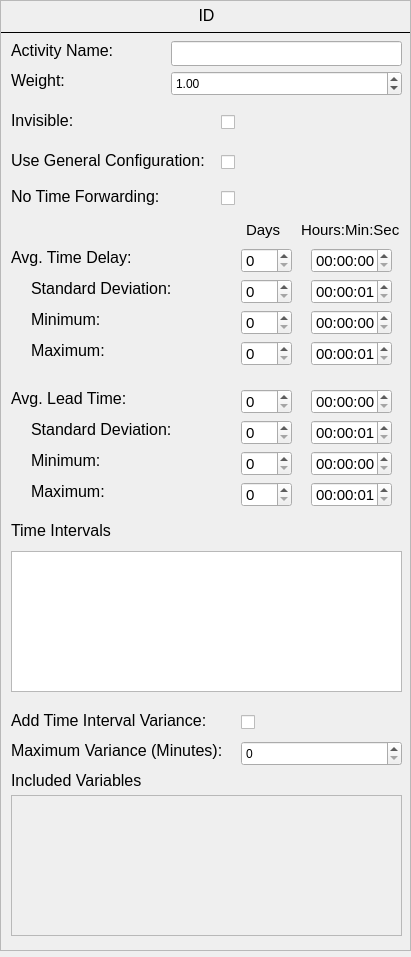
<?xml version="1.0" encoding="UTF-8"?>
<ui version="4.0">
 <class>Form</class>
 <widget class="QWidget" name="Form">
  <property name="geometry">
   <rect>
    <x>0</x>
    <y>0</y>
    <width>411</width>
    <height>957</height>
   </rect>
  </property>
  <property name="windowTitle">
   <string>Form</string>
  </property>
  <widget class="QScrollArea" name="vaiable_input_string">
   <property name="geometry">
    <rect>
     <x>0</x>
     <y>0</y>
     <width>411</width>
     <height>951</height>
    </rect>
   </property>
   <property name="frameShadow">
    <enum>QFrame::Sunken</enum>
   </property>
   <property name="verticalScrollBarPolicy">
    <enum>Qt::ScrollBarAlwaysOff</enum>
   </property>
   <property name="horizontalScrollBarPolicy">
    <enum>Qt::ScrollBarAlwaysOff</enum>
   </property>
   <property name="widgetResizable">
    <bool>true</bool>
   </property>
   <widget class="QWidget" name="scrollAreaWidgetContents_7">
    <property name="geometry">
     <rect>
      <x>0</x>
      <y>0</y>
      <width>409</width>
      <height>949</height>
     </rect>
    </property>
    <widget class="QWidget" name="variable_input" native="true">
     <property name="geometry">
      <rect>
       <x>10</x>
       <y>40</y>
       <width>401</width>
       <height>27</height>
      </rect>
     </property>
     <property name="toolTip">
      <string>&lt;html&gt;&lt;head/&gt;&lt;body&gt;&lt;p&gt;The name that will be displayed in the event created in the event log if this transition is fired.&lt;/p&gt;&lt;/body&gt;&lt;/html&gt;</string>
     </property>
     <property name="whatsThis">
      <string>&lt;html&gt;&lt;head/&gt;&lt;body&gt;&lt;p&gt;Dies ist ein Test&lt;/p&gt;&lt;p&gt;&lt;br/&gt;&lt;/p&gt;&lt;/body&gt;&lt;/html&gt;</string>
     </property>
     <widget class="QLabel" name="initial_value_label">
      <property name="geometry">
       <rect>
        <x>0</x>
        <y>0</y>
        <width>111</width>
        <height>21</height>
       </rect>
      </property>
      <property name="font">
       <font>
        <pointsize>12</pointsize>
       </font>
      </property>
      <property name="text">
       <string>Activity Name:</string>
      </property>
      <property name="alignment">
       <set>Qt::AlignLeading|Qt::AlignLeft|Qt::AlignTop</set>
      </property>
     </widget>
     <widget class="QLineEdit" name="activity_name_input">
      <property name="geometry">
       <rect>
        <x>160</x>
        <y>0</y>
        <width>231</width>
        <height>25</height>
       </rect>
      </property>
     </widget>
    </widget>
    <widget class="QLabel" name="header_label">
     <property name="geometry">
      <rect>
       <x>10</x>
       <y>5</y>
       <width>391</width>
       <height>21</height>
      </rect>
     </property>
     <property name="font">
      <font>
       <pointsize>12</pointsize>
      </font>
     </property>
     <property name="toolTip">
      <string>&lt;html&gt;&lt;head/&gt;&lt;body&gt;&lt;p&gt;The Id and the name of the transition.&lt;/p&gt;&lt;/body&gt;&lt;/html&gt;</string>
     </property>
     <property name="text">
      <string>ID</string>
     </property>
     <property name="alignment">
      <set>Qt::AlignHCenter|Qt::AlignTop</set>
     </property>
    </widget>
    <widget class="Line" name="line_17">
     <property name="geometry">
      <rect>
       <x>0</x>
       <y>30</y>
       <width>411</width>
       <height>3</height>
      </rect>
     </property>
     <property name="frameShadow">
      <enum>QFrame::Plain</enum>
     </property>
     <property name="orientation">
      <enum>Qt::Horizontal</enum>
     </property>
    </widget>
    <widget class="QWidget" name="variable_input_4" native="true">
     <property name="geometry">
      <rect>
       <x>10</x>
       <y>70</y>
       <width>401</width>
       <height>27</height>
      </rect>
     </property>
     <property name="toolTip">
      <string>&lt;html&gt;&lt;head/&gt;&lt;body&gt;&lt;p&gt;This setting influences the random choice of a transition if multiple transitions are enabled. This value can be any positive real number. For example, if transition A has a weight of 5 and transition B has a weight of 1, transition A is 5 times more likely to be chosen.&lt;/p&gt;&lt;/body&gt;&lt;/html&gt;</string>
     </property>
     <property name="whatsThis">
      <string>&lt;html&gt;&lt;head/&gt;&lt;body&gt;&lt;p&gt;Dies ist ein Test&lt;/p&gt;&lt;p&gt;&lt;br/&gt;&lt;/p&gt;&lt;/body&gt;&lt;/html&gt;</string>
     </property>
     <widget class="QLabel" name="initial_value_label_3">
      <property name="geometry">
       <rect>
        <x>0</x>
        <y>0</y>
        <width>121</width>
        <height>21</height>
       </rect>
      </property>
      <property name="font">
       <font>
        <pointsize>12</pointsize>
       </font>
      </property>
      <property name="text">
       <string>Weight:</string>
      </property>
      <property name="alignment">
       <set>Qt::AlignLeading|Qt::AlignLeft|Qt::AlignTop</set>
      </property>
     </widget>
     <widget class="QDoubleSpinBox" name="weight_input">
      <property name="geometry">
       <rect>
        <x>160</x>
        <y>0</y>
        <width>231</width>
        <height>25</height>
       </rect>
      </property>
      <property name="maximum">
       <double>1000.000000000000000</double>
      </property>
      <property name="value">
       <double>1.000000000000000</double>
      </property>
     </widget>
    </widget>
    <widget class="QWidget" name="variable_input_7" native="true">
     <property name="geometry">
      <rect>
       <x>10</x>
       <y>186</y>
       <width>401</width>
       <height>21</height>
      </rect>
     </property>
     <property name="toolTip">
      <string>&lt;html&gt;&lt;head/&gt;&lt;body&gt;&lt;p&gt;If this setting is checked the transition will have no delay and no lead time.&lt;/p&gt;&lt;/body&gt;&lt;/html&gt;</string>
     </property>
     <property name="whatsThis">
      <string>&lt;html&gt;&lt;head/&gt;&lt;body&gt;&lt;p&gt;Dies ist ein Test&lt;/p&gt;&lt;p&gt;&lt;br/&gt;&lt;/p&gt;&lt;/body&gt;&lt;/html&gt;</string>
     </property>
     <widget class="QLabel" name="initial_value_label_6">
      <property name="geometry">
       <rect>
        <x>0</x>
        <y>0</y>
        <width>231</width>
        <height>21</height>
       </rect>
      </property>
      <property name="font">
       <font>
        <pointsize>12</pointsize>
       </font>
      </property>
      <property name="text">
       <string>No Time Forwarding:</string>
      </property>
      <property name="alignment">
       <set>Qt::AlignLeading|Qt::AlignLeft|Qt::AlignTop</set>
      </property>
     </widget>
     <widget class="QCheckBox" name="no_time_forwarding_input">
      <property name="geometry">
       <rect>
        <x>210</x>
        <y>0</y>
        <width>82</width>
        <height>23</height>
       </rect>
      </property>
      <property name="text">
       <string/>
      </property>
     </widget>
    </widget>
    <widget class="QWidget" name="variable_input_8" native="true">
     <property name="geometry">
      <rect>
       <x>10</x>
       <y>140</y>
       <width>401</width>
       <height>31</height>
      </rect>
     </property>
     <property name="toolTip">
      <string>&lt;html&gt;&lt;head/&gt;&lt;body&gt;&lt;p&gt;If this setting is checked the general settings displayed in the top of the &amp;quot;Transition Configuration&amp;quot; area will be used instead of the individual settings below.&lt;/p&gt;&lt;/body&gt;&lt;/html&gt;</string>
     </property>
     <property name="whatsThis">
      <string>&lt;html&gt;&lt;head/&gt;&lt;body&gt;&lt;p&gt;Dies ist ein Test&lt;/p&gt;&lt;p&gt;&lt;br/&gt;&lt;/p&gt;&lt;/body&gt;&lt;/html&gt;</string>
     </property>
     <widget class="QLabel" name="initial_value_label_5">
      <property name="geometry">
       <rect>
        <x>0</x>
        <y>10</y>
        <width>231</width>
        <height>21</height>
       </rect>
      </property>
      <property name="font">
       <font>
        <pointsize>12</pointsize>
       </font>
      </property>
      <property name="text">
       <string>Use General Configuration:</string>
      </property>
      <property name="alignment">
       <set>Qt::AlignLeading|Qt::AlignLeft|Qt::AlignTop</set>
      </property>
     </widget>
     <widget class="QCheckBox" name="general_config_input">
      <property name="geometry">
       <rect>
        <x>210</x>
        <y>10</y>
        <width>82</width>
        <height>23</height>
       </rect>
      </property>
      <property name="text">
       <string/>
      </property>
     </widget>
    </widget>
    <widget class="QWidget" name="time_delay_maximum" native="true">
     <property name="geometry">
      <rect>
       <x>10</x>
       <y>340</y>
       <width>391</width>
       <height>25</height>
      </rect>
     </property>
     <property name="toolTip">
      <string>&lt;html&gt;&lt;head/&gt;&lt;body&gt;&lt;p&gt;These settings influence the amount of time that passes before this transition is fired after the previous transition finished.&lt;/p&gt;&lt;/body&gt;&lt;/html&gt;</string>
     </property>
     <widget class="QLabel" name="output_dir_label_19">
      <property name="geometry">
       <rect>
        <x>20</x>
        <y>0</y>
        <width>191</width>
        <height>21</height>
       </rect>
      </property>
      <property name="font">
       <font>
        <pointsize>12</pointsize>
       </font>
      </property>
      <property name="text">
       <string>Maximum:</string>
      </property>
      <property name="alignment">
       <set>Qt::AlignLeading|Qt::AlignLeft|Qt::AlignTop</set>
      </property>
     </widget>
     <widget class="QTimeEdit" name="time_delay_maximum_time_input">
      <property name="geometry">
       <rect>
        <x>300</x>
        <y>0</y>
        <width>81</width>
        <height>25</height>
       </rect>
      </property>
      <property name="font">
       <font>
        <pointsize>11</pointsize>
       </font>
      </property>
      <property name="minimumTime">
       <time>
        <hour>0</hour>
        <minute>0</minute>
        <second>1</second>
       </time>
      </property>
      <property name="displayFormat">
       <string>HH:mm:ss</string>
      </property>
      <property name="time">
       <time>
        <hour>0</hour>
        <minute>0</minute>
        <second>1</second>
       </time>
      </property>
     </widget>
     <widget class="QSpinBox" name="time_delay_maximum_days_input">
      <property name="geometry">
       <rect>
        <x>230</x>
        <y>0</y>
        <width>51</width>
        <height>25</height>
       </rect>
      </property>
      <property name="font">
       <font>
        <pointsize>11</pointsize>
       </font>
      </property>
      <property name="minimum">
       <number>0</number>
      </property>
      <property name="maximum">
       <number>10000</number>
      </property>
      <property name="value">
       <number>0</number>
      </property>
     </widget>
    </widget>
    <widget class="QLabel" name="output_dir_label_22">
     <property name="geometry">
      <rect>
       <x>300</x>
       <y>220</y>
       <width>101</width>
       <height>23</height>
      </rect>
     </property>
     <property name="font">
      <font>
       <pointsize>11</pointsize>
      </font>
     </property>
     <property name="text">
      <string>Hours:Min:Sec</string>
     </property>
     <property name="alignment">
      <set>Qt::AlignLeading|Qt::AlignLeft|Qt::AlignTop</set>
     </property>
    </widget>
    <widget class="QWidget" name="avg_trans_delay" native="true">
     <property name="geometry">
      <rect>
       <x>10</x>
       <y>247</y>
       <width>391</width>
       <height>25</height>
      </rect>
     </property>
     <property name="toolTip">
      <string>&lt;html&gt;&lt;head/&gt;&lt;body&gt;&lt;p&gt;These settings influence the amount of time that passes before this transition is fired after the previous transition finished.&lt;/p&gt;&lt;/body&gt;&lt;/html&gt;</string>
     </property>
     <widget class="QLabel" name="output_dir_label_16">
      <property name="geometry">
       <rect>
        <x>0</x>
        <y>0</y>
        <width>191</width>
        <height>21</height>
       </rect>
      </property>
      <property name="font">
       <font>
        <pointsize>12</pointsize>
       </font>
      </property>
      <property name="text">
       <string>Avg. Time Delay:</string>
      </property>
      <property name="alignment">
       <set>Qt::AlignLeading|Qt::AlignLeft|Qt::AlignTop</set>
      </property>
     </widget>
     <widget class="QTimeEdit" name="avg_trans_delay_time_input">
      <property name="geometry">
       <rect>
        <x>300</x>
        <y>0</y>
        <width>81</width>
        <height>25</height>
       </rect>
      </property>
      <property name="font">
       <font>
        <pointsize>11</pointsize>
       </font>
      </property>
      <property name="minimumTime">
       <time>
        <hour>0</hour>
        <minute>0</minute>
        <second>0</second>
       </time>
      </property>
      <property name="displayFormat">
       <string>HH:mm:ss</string>
      </property>
      <property name="time">
       <time>
        <hour>0</hour>
        <minute>0</minute>
        <second>0</second>
       </time>
      </property>
     </widget>
     <widget class="QSpinBox" name="avg_trans_delay_days_input">
      <property name="geometry">
       <rect>
        <x>230</x>
        <y>0</y>
        <width>51</width>
        <height>25</height>
       </rect>
      </property>
      <property name="font">
       <font>
        <pointsize>11</pointsize>
       </font>
      </property>
      <property name="minimum">
       <number>0</number>
      </property>
      <property name="maximum">
       <number>10000</number>
      </property>
      <property name="value">
       <number>0</number>
      </property>
     </widget>
    </widget>
    <widget class="QLabel" name="output_dir_label_17">
     <property name="geometry">
      <rect>
       <x>245</x>
       <y>220</y>
       <width>41</width>
       <height>23</height>
      </rect>
     </property>
     <property name="font">
      <font>
       <pointsize>11</pointsize>
      </font>
     </property>
     <property name="text">
      <string>Days</string>
     </property>
     <property name="alignment">
      <set>Qt::AlignLeading|Qt::AlignLeft|Qt::AlignTop</set>
     </property>
    </widget>
    <widget class="QWidget" name="time_delay_minimum" native="true">
     <property name="geometry">
      <rect>
       <x>10</x>
       <y>309</y>
       <width>391</width>
       <height>25</height>
      </rect>
     </property>
     <property name="toolTip">
      <string>&lt;html&gt;&lt;head/&gt;&lt;body&gt;&lt;p&gt;These settings influence the amount of time that passes before this transition is fired after the previous transition finished.&lt;/p&gt;&lt;/body&gt;&lt;/html&gt;</string>
     </property>
     <widget class="QLabel" name="output_dir_label_20">
      <property name="geometry">
       <rect>
        <x>20</x>
        <y>0</y>
        <width>191</width>
        <height>21</height>
       </rect>
      </property>
      <property name="font">
       <font>
        <pointsize>12</pointsize>
       </font>
      </property>
      <property name="text">
       <string>Minimum:</string>
      </property>
      <property name="alignment">
       <set>Qt::AlignLeading|Qt::AlignLeft|Qt::AlignTop</set>
      </property>
     </widget>
     <widget class="QSpinBox" name="time_delay_minimum_days_input">
      <property name="geometry">
       <rect>
        <x>230</x>
        <y>0</y>
        <width>51</width>
        <height>25</height>
       </rect>
      </property>
      <property name="font">
       <font>
        <pointsize>11</pointsize>
       </font>
      </property>
      <property name="minimum">
       <number>0</number>
      </property>
      <property name="maximum">
       <number>10000</number>
      </property>
      <property name="value">
       <number>0</number>
      </property>
     </widget>
     <widget class="QTimeEdit" name="time_delay_minimum_time_input">
      <property name="geometry">
       <rect>
        <x>300</x>
        <y>0</y>
        <width>81</width>
        <height>25</height>
       </rect>
      </property>
      <property name="font">
       <font>
        <pointsize>11</pointsize>
       </font>
      </property>
      <property name="displayFormat">
       <string>HH:mm:ss</string>
      </property>
     </widget>
    </widget>
    <widget class="QWidget" name="time_delay_sd" native="true">
     <property name="geometry">
      <rect>
       <x>10</x>
       <y>278</y>
       <width>391</width>
       <height>25</height>
      </rect>
     </property>
     <property name="toolTip">
      <string>&lt;html&gt;&lt;head/&gt;&lt;body&gt;&lt;p&gt;These settings influence the amount of time that passes before this transition is fired after the previous transition finished.&lt;/p&gt;&lt;/body&gt;&lt;/html&gt;</string>
     </property>
     <widget class="QLabel" name="output_dir_label_18">
      <property name="geometry">
       <rect>
        <x>20</x>
        <y>0</y>
        <width>201</width>
        <height>21</height>
       </rect>
      </property>
      <property name="font">
       <font>
        <pointsize>12</pointsize>
       </font>
      </property>
      <property name="text">
       <string>Standard Deviation:</string>
      </property>
      <property name="alignment">
       <set>Qt::AlignLeading|Qt::AlignLeft|Qt::AlignTop</set>
      </property>
     </widget>
     <widget class="QSpinBox" name="time_delay_sd_days_input">
      <property name="geometry">
       <rect>
        <x>230</x>
        <y>0</y>
        <width>51</width>
        <height>25</height>
       </rect>
      </property>
      <property name="font">
       <font>
        <pointsize>11</pointsize>
       </font>
      </property>
      <property name="minimum">
       <number>0</number>
      </property>
      <property name="maximum">
       <number>10000</number>
      </property>
      <property name="value">
       <number>0</number>
      </property>
     </widget>
     <widget class="QTimeEdit" name="time_delay_sd_time_input">
      <property name="geometry">
       <rect>
        <x>300</x>
        <y>0</y>
        <width>81</width>
        <height>25</height>
       </rect>
      </property>
      <property name="font">
       <font>
        <pointsize>11</pointsize>
       </font>
      </property>
      <property name="minimumTime">
       <time>
        <hour>0</hour>
        <minute>0</minute>
        <second>1</second>
       </time>
      </property>
      <property name="displayFormat">
       <string>HH:mm:ss</string>
      </property>
      <property name="time">
       <time>
        <hour>0</hour>
        <minute>0</minute>
        <second>1</second>
       </time>
      </property>
     </widget>
    </widget>
    <widget class="QWidget" name="time_delay_sd_2" native="true">
     <property name="geometry">
      <rect>
       <x>10</x>
       <y>419</y>
       <width>391</width>
       <height>25</height>
      </rect>
     </property>
     <property name="toolTip">
      <string>&lt;html&gt;&lt;head/&gt;&lt;body&gt;&lt;p&gt;These settings influence the amount of time that is needed for the completion of the transition.&lt;/p&gt;&lt;/body&gt;&lt;/html&gt;</string>
     </property>
     <widget class="QLabel" name="output_dir_label_27">
      <property name="geometry">
       <rect>
        <x>20</x>
        <y>0</y>
        <width>141</width>
        <height>21</height>
       </rect>
      </property>
      <property name="font">
       <font>
        <pointsize>12</pointsize>
       </font>
      </property>
      <property name="text">
       <string>Standard Deviation:</string>
      </property>
      <property name="alignment">
       <set>Qt::AlignLeading|Qt::AlignLeft|Qt::AlignTop</set>
      </property>
     </widget>
     <widget class="QSpinBox" name="time_lead_sd_days_input">
      <property name="geometry">
       <rect>
        <x>230</x>
        <y>0</y>
        <width>51</width>
        <height>25</height>
       </rect>
      </property>
      <property name="font">
       <font>
        <pointsize>11</pointsize>
       </font>
      </property>
      <property name="minimum">
       <number>0</number>
      </property>
      <property name="maximum">
       <number>10000</number>
      </property>
      <property name="value">
       <number>0</number>
      </property>
     </widget>
     <widget class="QTimeEdit" name="time_lead_sd_time_input">
      <property name="geometry">
       <rect>
        <x>300</x>
        <y>0</y>
        <width>81</width>
        <height>25</height>
       </rect>
      </property>
      <property name="font">
       <font>
        <pointsize>11</pointsize>
       </font>
      </property>
      <property name="minimumTime">
       <time>
        <hour>0</hour>
        <minute>0</minute>
        <second>1</second>
       </time>
      </property>
      <property name="displayFormat">
       <string>HH:mm:ss</string>
      </property>
      <property name="time">
       <time>
        <hour>0</hour>
        <minute>0</minute>
        <second>1</second>
       </time>
      </property>
     </widget>
    </widget>
    <widget class="QWidget" name="time_delay_maximum_2" native="true">
     <property name="geometry">
      <rect>
       <x>10</x>
       <y>481</y>
       <width>391</width>
       <height>25</height>
      </rect>
     </property>
     <property name="toolTip">
      <string>&lt;html&gt;&lt;head/&gt;&lt;body&gt;&lt;p&gt;These settings influence the amount of time that is needed for the completion of the transition.&lt;/p&gt;&lt;/body&gt;&lt;/html&gt;</string>
     </property>
     <widget class="QLabel" name="output_dir_label_28">
      <property name="geometry">
       <rect>
        <x>20</x>
        <y>0</y>
        <width>191</width>
        <height>21</height>
       </rect>
      </property>
      <property name="font">
       <font>
        <pointsize>12</pointsize>
       </font>
      </property>
      <property name="text">
       <string>Maximum:</string>
      </property>
      <property name="alignment">
       <set>Qt::AlignLeading|Qt::AlignLeft|Qt::AlignTop</set>
      </property>
     </widget>
     <widget class="QTimeEdit" name="time_lead_maximum_time_input">
      <property name="geometry">
       <rect>
        <x>300</x>
        <y>0</y>
        <width>81</width>
        <height>25</height>
       </rect>
      </property>
      <property name="font">
       <font>
        <pointsize>11</pointsize>
       </font>
      </property>
      <property name="minimumTime">
       <time>
        <hour>0</hour>
        <minute>0</minute>
        <second>1</second>
       </time>
      </property>
      <property name="displayFormat">
       <string>HH:mm:ss</string>
      </property>
      <property name="time">
       <time>
        <hour>0</hour>
        <minute>0</minute>
        <second>1</second>
       </time>
      </property>
     </widget>
     <widget class="QSpinBox" name="time_lead_maximum_days_input">
      <property name="geometry">
       <rect>
        <x>230</x>
        <y>0</y>
        <width>51</width>
        <height>25</height>
       </rect>
      </property>
      <property name="font">
       <font>
        <pointsize>11</pointsize>
       </font>
      </property>
      <property name="minimum">
       <number>0</number>
      </property>
      <property name="maximum">
       <number>10000</number>
      </property>
      <property name="value">
       <number>0</number>
      </property>
     </widget>
    </widget>
    <widget class="QWidget" name="time_delay_minimum_2" native="true">
     <property name="geometry">
      <rect>
       <x>10</x>
       <y>450</y>
       <width>391</width>
       <height>25</height>
      </rect>
     </property>
     <property name="toolTip">
      <string>&lt;html&gt;&lt;head/&gt;&lt;body&gt;&lt;p&gt;These settings influence the amount of time that is needed for the completion of the transition.&lt;/p&gt;&lt;/body&gt;&lt;/html&gt;</string>
     </property>
     <widget class="QLabel" name="output_dir_label_29">
      <property name="geometry">
       <rect>
        <x>20</x>
        <y>0</y>
        <width>191</width>
        <height>21</height>
       </rect>
      </property>
      <property name="font">
       <font>
        <pointsize>12</pointsize>
       </font>
      </property>
      <property name="text">
       <string>Minimum:</string>
      </property>
      <property name="alignment">
       <set>Qt::AlignLeading|Qt::AlignLeft|Qt::AlignTop</set>
      </property>
     </widget>
     <widget class="QSpinBox" name="time_lead_minimum_days_input">
      <property name="geometry">
       <rect>
        <x>230</x>
        <y>0</y>
        <width>51</width>
        <height>25</height>
       </rect>
      </property>
      <property name="font">
       <font>
        <pointsize>11</pointsize>
       </font>
      </property>
      <property name="minimum">
       <number>0</number>
      </property>
      <property name="maximum">
       <number>10000</number>
      </property>
      <property name="value">
       <number>0</number>
      </property>
     </widget>
     <widget class="QTimeEdit" name="time_lead_minimum_time_input">
      <property name="geometry">
       <rect>
        <x>300</x>
        <y>0</y>
        <width>81</width>
        <height>25</height>
       </rect>
      </property>
      <property name="font">
       <font>
        <pointsize>11</pointsize>
       </font>
      </property>
      <property name="displayFormat">
       <string>HH:mm:ss</string>
      </property>
     </widget>
    </widget>
    <widget class="QWidget" name="avg_trans_delay_2" native="true">
     <property name="geometry">
      <rect>
       <x>10</x>
       <y>388</y>
       <width>391</width>
       <height>25</height>
      </rect>
     </property>
     <property name="toolTip">
      <string>&lt;html&gt;&lt;head/&gt;&lt;body&gt;&lt;p&gt;These settings influence the amount of time that is needed for the completion of the transition.&lt;/p&gt;&lt;/body&gt;&lt;/html&gt;</string>
     </property>
     <widget class="QLabel" name="output_dir_label_30">
      <property name="geometry">
       <rect>
        <x>0</x>
        <y>0</y>
        <width>191</width>
        <height>21</height>
       </rect>
      </property>
      <property name="font">
       <font>
        <pointsize>12</pointsize>
       </font>
      </property>
      <property name="text">
       <string>Avg. Lead Time:</string>
      </property>
      <property name="alignment">
       <set>Qt::AlignLeading|Qt::AlignLeft|Qt::AlignTop</set>
      </property>
     </widget>
     <widget class="QTimeEdit" name="avg_trans_lead_time_input">
      <property name="geometry">
       <rect>
        <x>300</x>
        <y>0</y>
        <width>81</width>
        <height>25</height>
       </rect>
      </property>
      <property name="font">
       <font>
        <pointsize>11</pointsize>
       </font>
      </property>
      <property name="minimumTime">
       <time>
        <hour>0</hour>
        <minute>0</minute>
        <second>0</second>
       </time>
      </property>
      <property name="displayFormat">
       <string>HH:mm:ss</string>
      </property>
      <property name="time">
       <time>
        <hour>0</hour>
        <minute>0</minute>
        <second>0</second>
       </time>
      </property>
     </widget>
     <widget class="QSpinBox" name="avg_trans_lead_days_input">
      <property name="geometry">
       <rect>
        <x>230</x>
        <y>0</y>
        <width>51</width>
        <height>25</height>
       </rect>
      </property>
      <property name="font">
       <font>
        <pointsize>11</pointsize>
       </font>
      </property>
      <property name="minimum">
       <number>0</number>
      </property>
      <property name="maximum">
       <number>10000</number>
      </property>
      <property name="value">
       <number>0</number>
      </property>
     </widget>
    </widget>
    <widget class="QLabel" name="initial_value_label_4">
     <property name="geometry">
      <rect>
       <x>10</x>
       <y>110</y>
       <width>201</width>
       <height>21</height>
      </rect>
     </property>
     <property name="font">
      <font>
       <pointsize>12</pointsize>
      </font>
     </property>
     <property name="toolTip">
      <string>&lt;html&gt;&lt;head/&gt;&lt;body&gt;&lt;p&gt;This setting allows to set a transition to be invisible. Invisible transitions are do not appear in the event log but do influence the control flow of the model.&lt;/p&gt;&lt;/body&gt;&lt;/html&gt;</string>
     </property>
     <property name="text">
      <string>Invisible:</string>
     </property>
     <property name="alignment">
      <set>Qt::AlignLeading|Qt::AlignLeft|Qt::AlignTop</set>
     </property>
    </widget>
    <widget class="QCheckBox" name="invisible_input">
     <property name="geometry">
      <rect>
       <x>220</x>
       <y>110</y>
       <width>181</width>
       <height>23</height>
      </rect>
     </property>
     <property name="toolTip">
      <string>&lt;html&gt;&lt;head/&gt;&lt;body&gt;&lt;p&gt;This setting allows to set a transition to be invisible. Invisible transitions are do not appear in the event log but do influence the control flow of the model.&lt;/p&gt;&lt;/body&gt;&lt;/html&gt;</string>
     </property>
     <property name="text">
      <string/>
     </property>
    </widget>
    <widget class="QScrollArea" name="scrollArea">
     <property name="geometry">
      <rect>
       <x>10</x>
       <y>794</y>
       <width>391</width>
       <height>141</height>
      </rect>
     </property>
     <property name="toolTip">
      <string>&lt;html&gt;&lt;head/&gt;&lt;body&gt;&lt;p&gt;This area allows you to define which variables are included in the event that is created if this transition is fired. A variable is included in the event if it has a value, is not a trace variable, and the checkbox next to the variable is checked.&lt;/p&gt;&lt;/body&gt;&lt;/html&gt;</string>
     </property>
     <property name="widgetResizable">
      <bool>true</bool>
     </property>
     <widget class="QWidget" name="scroll_area_contents">
      <property name="geometry">
       <rect>
        <x>0</x>
        <y>0</y>
        <width>389</width>
        <height>139</height>
       </rect>
      </property>
     </widget>
    </widget>
    <widget class="QLabel" name="output_dir_label_31">
     <property name="geometry">
      <rect>
       <x>10</x>
       <y>770</y>
       <width>381</width>
       <height>21</height>
      </rect>
     </property>
     <property name="font">
      <font>
       <pointsize>12</pointsize>
      </font>
     </property>
     <property name="toolTip">
      <string>&lt;html&gt;&lt;head/&gt;&lt;body&gt;&lt;p&gt;This area allows you to define which variables are included in the event that is created if this transition is fired. A variable is included in the event if it has a value, is not a trace variable, and the checkbox next to the variable is checked.&lt;/p&gt;&lt;/body&gt;&lt;/html&gt;</string>
     </property>
     <property name="text">
      <string>Included Variables</string>
     </property>
     <property name="alignment">
      <set>Qt::AlignLeading|Qt::AlignLeft|Qt::AlignTop</set>
     </property>
    </widget>
    <widget class="QPlainTextEdit" name="time_intervals_input">
     <property name="geometry">
      <rect>
       <x>10</x>
       <y>550</y>
       <width>391</width>
       <height>141</height>
      </rect>
     </property>
     <property name="toolTip">
      <string>&lt;html&gt;&lt;head/&gt;&lt;body&gt;&lt;p&gt;This input allows you to restrict when the activity can be performed. Therefore, a list of time intervals can be provided. If not Intervals are provided, no restrictions aply. The following syntax has to be used:&lt;/p&gt;&lt;p align=&quot;center&quot;&gt;Mon,Tue,Wed,Thu,Fri,Sat,Sun | 07:00:00-12:00:00;&lt;/p&gt;&lt;p align=&quot;center&quot;&gt;Mon,Tue,Wed,Thu,Fri | 14:00:00-18:00:00;&lt;/p&gt;&lt;p align=&quot;center&quot;&gt;.....&lt;/p&gt;&lt;/body&gt;&lt;/html&gt;</string>
     </property>
    </widget>
    <widget class="QLabel" name="output_dir_label_32">
     <property name="geometry">
      <rect>
       <x>10</x>
       <y>520</y>
       <width>381</width>
       <height>21</height>
      </rect>
     </property>
     <property name="font">
      <font>
       <pointsize>12</pointsize>
      </font>
     </property>
     <property name="toolTip">
      <string>&lt;html&gt;&lt;head/&gt;&lt;body&gt;&lt;p&gt;This input allows you to restrict when the activity can be performed. Therefore, a list of time intervals can be provided. If not Intervals are provided, no restrictions aply. The following syntax has to be used:&lt;/p&gt;&lt;p align=&quot;center&quot;&gt;Mon,Tue,Wed,Thu,Fri,Sat,Sun | 07:00:00-12:00:00;&lt;/p&gt;&lt;p align=&quot;center&quot;&gt;Mon,Tue,Wed,Thu,Fri | 14:00:00-18:00:00;&lt;/p&gt;&lt;p align=&quot;center&quot;&gt;.....&lt;/p&gt;&lt;/body&gt;&lt;/html&gt;</string>
     </property>
     <property name="text">
      <string>Time Intervals</string>
     </property>
     <property name="alignment">
      <set>Qt::AlignLeading|Qt::AlignLeft|Qt::AlignTop</set>
     </property>
    </widget>
    <widget class="QCheckBox" name="variance_input">
     <property name="geometry">
      <rect>
       <x>240</x>
       <y>710</y>
       <width>161</width>
       <height>23</height>
      </rect>
     </property>
     <property name="toolTip">
      <string>&lt;html&gt;&lt;head/&gt;&lt;body&gt;&lt;p&gt;This input allows you to add variance to the timestamp of an activity if the activity is at the beginning of a time interval. If this setting is not usesd all timestamps that are originally outside of the time intervals will be at the beginning of the next valid interval. &lt;/p&gt;&lt;/body&gt;&lt;/html&gt;</string>
     </property>
     <property name="text">
      <string/>
     </property>
    </widget>
    <widget class="QLabel" name="initial_value_label_7">
     <property name="geometry">
      <rect>
       <x>10</x>
       <y>710</y>
       <width>221</width>
       <height>21</height>
      </rect>
     </property>
     <property name="font">
      <font>
       <pointsize>12</pointsize>
      </font>
     </property>
     <property name="toolTip">
      <string>&lt;html&gt;&lt;head/&gt;&lt;body&gt;&lt;p&gt;This input allows you to add variance to the timestamp of an activity if the activity is at the beginning of a time interval. If this setting is not usesd all timestamps that are originally outside of the time intervals will be at the beginning of the next valid interval. &lt;/p&gt;&lt;/body&gt;&lt;/html&gt;</string>
     </property>
     <property name="text">
      <string>Add Time Interval Variance:</string>
     </property>
     <property name="alignment">
      <set>Qt::AlignLeading|Qt::AlignLeft|Qt::AlignTop</set>
     </property>
    </widget>
    <widget class="QLabel" name="initial_value_label_8">
     <property name="geometry">
      <rect>
       <x>10</x>
       <y>740</y>
       <width>221</width>
       <height>21</height>
      </rect>
     </property>
     <property name="font">
      <font>
       <pointsize>12</pointsize>
      </font>
     </property>
     <property name="toolTip">
      <string>&lt;html&gt;&lt;head/&gt;&lt;body&gt;&lt;p&gt;This input allows you set the maximum variance.&lt;/p&gt;&lt;/body&gt;&lt;/html&gt;</string>
     </property>
     <property name="text">
      <string>Maximum Variance (Minutes):</string>
     </property>
     <property name="alignment">
      <set>Qt::AlignLeading|Qt::AlignLeft|Qt::AlignTop</set>
     </property>
    </widget>
    <widget class="QSpinBox" name="max_variance_input">
     <property name="geometry">
      <rect>
       <x>240</x>
       <y>740</y>
       <width>161</width>
       <height>25</height>
      </rect>
     </property>
     <property name="toolTip">
      <string>&lt;html&gt;&lt;head/&gt;&lt;body&gt;&lt;p&gt;This input allows you set the maximum variance.&lt;/p&gt;&lt;/body&gt;&lt;/html&gt;</string>
     </property>
     <property name="maximum">
      <number>10000</number>
     </property>
    </widget>
   </widget>
  </widget>
 </widget>
 <resources/>
 <connections/>
</ui>
